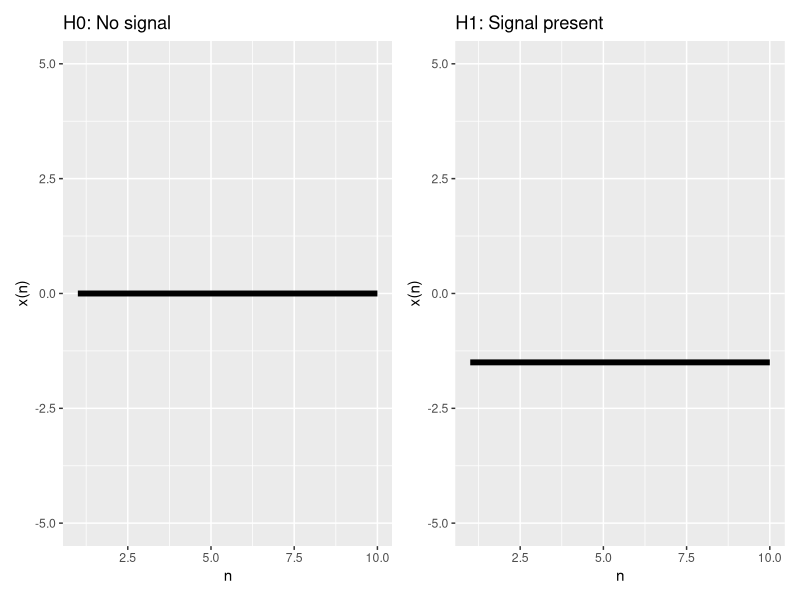
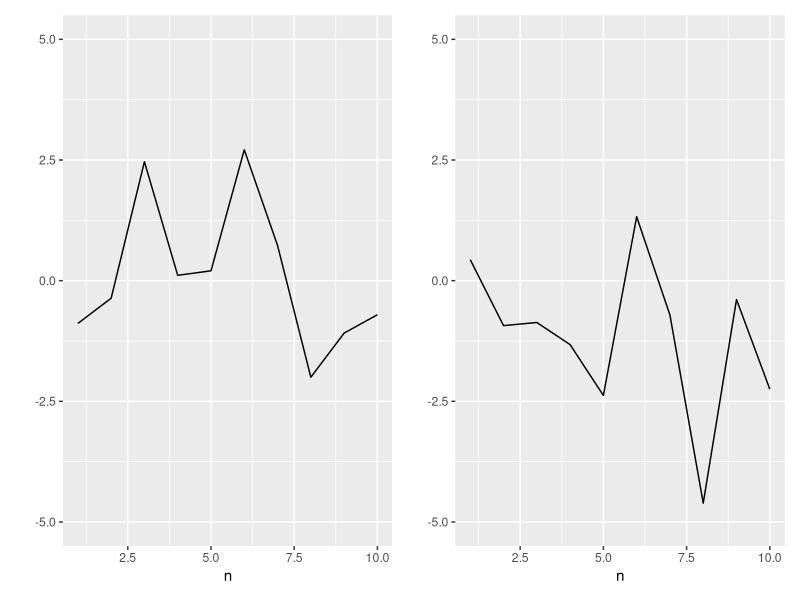
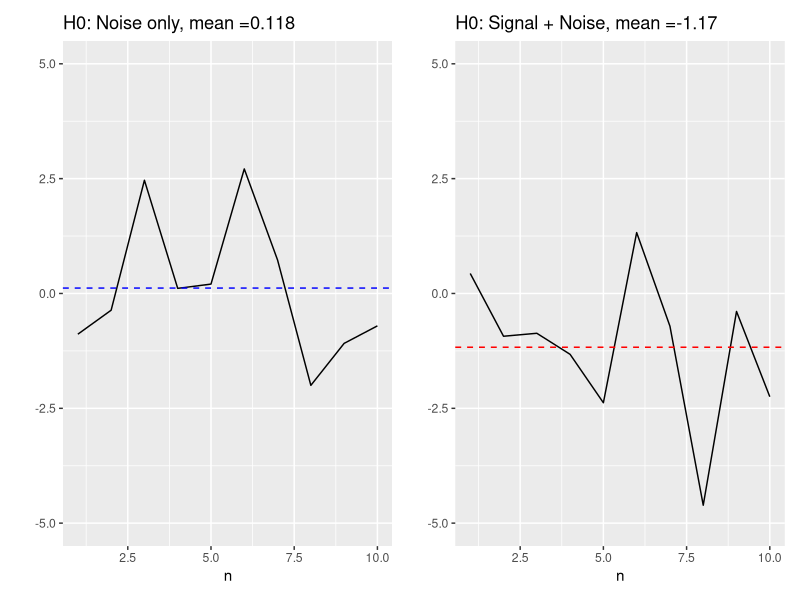
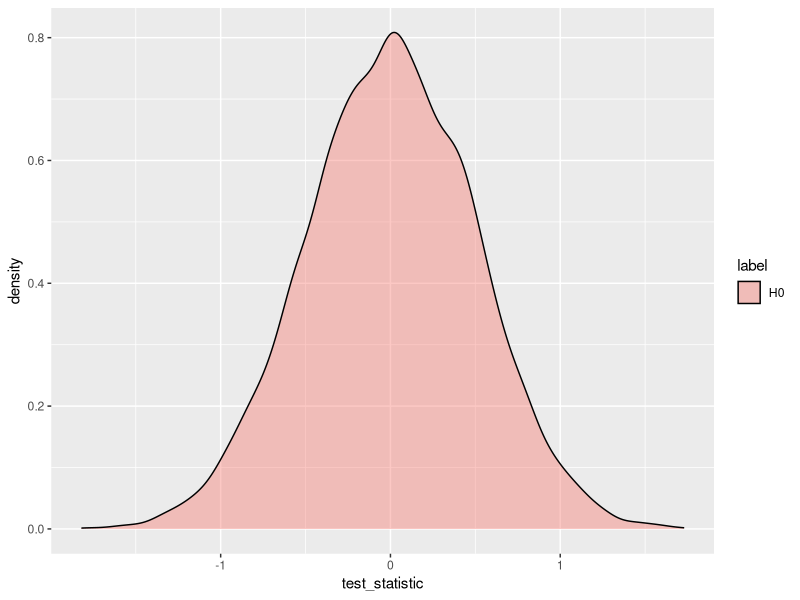
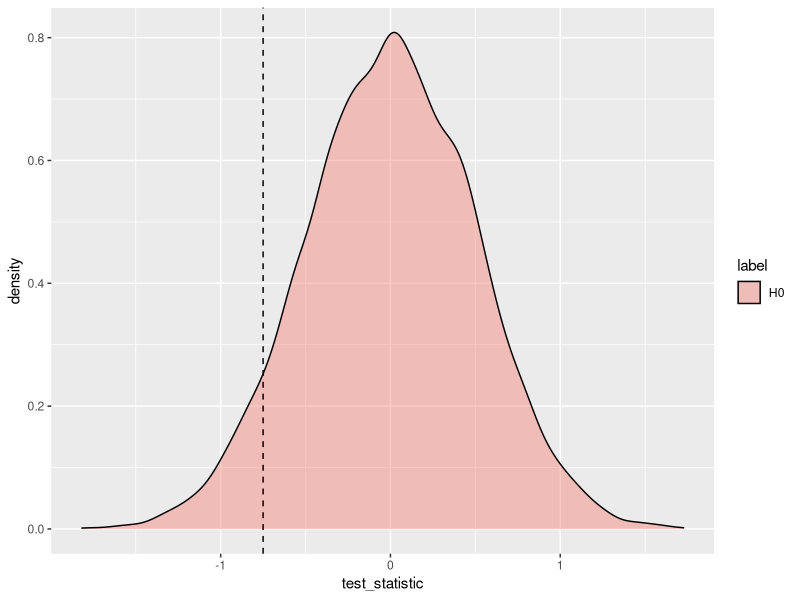
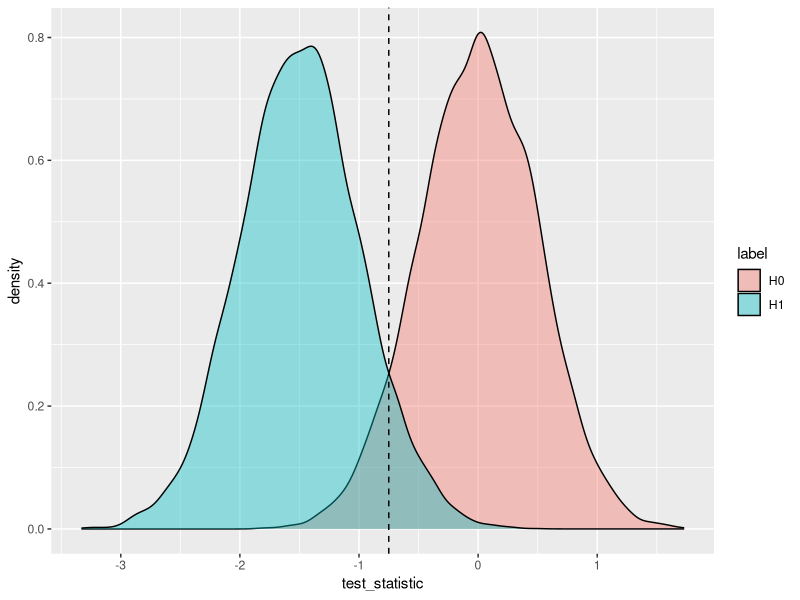
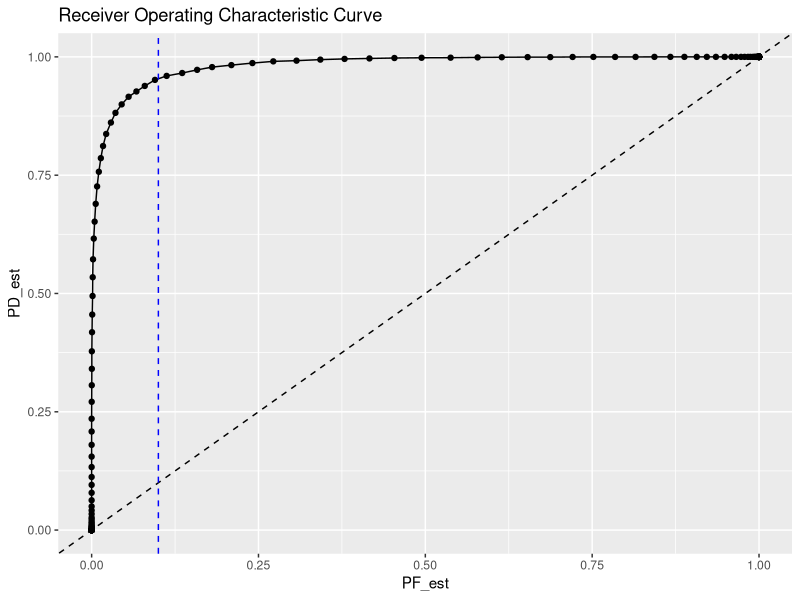

Here is the R script that generated these plots, in order:
## ---- chunk 1
library(tidyverse)
library(ggplot2)
library(patchwork)

## ---- chunk 2
# Signal model
A <- -1.5
k <- 10

s <- rep(A, k)
dat <- data.frame('n' = seq(1, k), 's' = s)
## ---- chunk 3
ylimits <- c(-5,5)
p1 <- ggplot(dat, aes(x=n, y = 0)) + geom_line(linewidth = 2) + ylim(ylimits) + 
  ylab('x(n)') + xlab('n') + ggtitle('H0: No signal')

p2 <- ggplot(dat, aes(x=n, y = A)) + geom_line(linewidth = 2) + ylim(ylimits) + 
  ylab('x(n)') + xlab('n') + ggtitle('H1: Signal present')

p1 + p2

## ---- chunk 4
# Noise model: W ~ N(0, 1)
mu_w <- 0
var_w <- 2.5
sd_w <- sqrt(var_w)

set.seed(123)
w <- rnorm(k, mean = mu_w, sd = sd_w)

dat <- dat %>% bind_cols('w' = w)

# Signal + noise
x <- s + rnorm(k, mean = mu_w, sd = sd_w)
dat <- dat %>% bind_cols('x' = x)

## ---- chunk 5
p1 <- ggplot(dat, aes(x=n, y = w)) + geom_line() + ylim(ylimits) +
  ylab('')
#+
#  ggtitle("H0: Noise only")
p2 <- ggplot(dat, aes(x=n, y = x)) + geom_line() + ylim(ylimits) +
  ylab('')
#+ 
 # ggtitle("H1: Signal + Noise")
p1 + p2

## ---- chunk 6
dat %>% select(w, x) %>% colMeans()

## ---- chunk 7
dat <- dat %>% 
  bind_cols('mean_w' = dat %>% pull(w) %>% mean()) %>%
  bind_cols('mean_x' = dat %>% pull(x) %>% mean())

## ---- chunk 8
p1 <- p1 + geom_hline(yintercept = dat %>% pull(w) %>% mean(),
                      linetype = 'dashed', col = "blue") +
  ggtitle(paste0("H0: Noise only, ", 'mean =', 
                   dat %>% pull(w) %>% mean() %>%
                   round(., digits = 3))) +
  ylim(ylimits) 

p2 <- p2 + geom_hline(yintercept = dat %>% pull(x) %>% mean(),
                      linetype = 'dashed', col = "red") +
  ggtitle(paste0("H0: Signal + Noise, ", 'mean =', 
                   dat %>% pull(x) %>% mean() %>%
                   round(., digits = 3))) +
  ylim(ylimits) 

p1 + p2

## ---- chunk 9

# number of MonteCarlo trials
repM <- 10000 

# Signal model
A = -1.5
k <- 10
s <- rep(A, k)
dat <- data.frame('n' = seq(1, k), 's' = s)

# Noise model
mu_w <- 0
var_w <- 2.5
sd_w <- sqrt(var_w)

#w <- rnorm(k, mean = mu_w, sd = sd_w)
#dat <- dat %>% bind_cols('w' = w)

# Signal + noise
#x <- s + rnorm(k, mean = mu_w, sd = sd_w)
#dat <- dat %>% bind_cols('x' = x)
#dat <- data.frame('n' = seq(1, k), 's' = s)


# Simulate H0 case repM times: estimate PF
test_statistic_h0 = NA
for(iM in 1:repM){
  w <- rnorm(k, mean = mu_w, sd = sd_w)
  test_statistic_h0[iM] <- mean(w)
}

# Simulate H1 case repM times: estimate PD
test_statistic_h1 = NA
for(iM in 1:repM){
  x <- A + rnorm(k, mean = mu_w, sd = sd_w)
  test_statistic_h1[iM] <- mean(x)
}

dat_sim <- 
  data.frame('test_statistic' = test_statistic_h0, 
             'label' = 'H0') %>% 
  bind_rows(data.frame('test_statistic' = test_statistic_h1, 
                       'label' = 'H1')) %>%
  mutate(
    A = A
  )

#write.csv(dat_sim, 'dat_sim_A_1.csv', row.names = F)

## ---- chunk 10
ggplot(data = dat_sim %>% filter(label == 'H0'), aes(x=test_statistic, fill = label)) + 
  geom_density(alpha = 0.4) 

## ---- chunk 11
th <- A/2

ggplot(data = dat_sim %>% filter(label == 'H0'), aes(x=test_statistic, fill = label)) + 
  geom_density(alpha = 0.4) + 
  geom_vline(xintercept = th, linetype = 'dashed')

## ---- chunk 12
pf_est <- sum(test_statistic_h0 < th)/repM
pf_est
## ---- chunk 13
ggplot(data = dat_sim, aes(x=test_statistic, fill = label)) + 
  geom_density(alpha = 0.4) + 
  geom_vline(xintercept = th, linetype = 'dashed')

## ---- chunk 14
pd_est <- sum(test_statistic_h1 < th)/repM
pd_est

## ---- chunk 15
aTh <- seq(-5, 5, by = 0.05)
PD_est <- NA
PF_est <- NA

for(i in 1:length(aTh)){
  th <- aTh[i]
  PD_est[i] <- sum(test_statistic_h1 < th)/repM
  PF_est[i] <- sum(test_statistic_h0 < th)/repM
}


dat_perf <- data.frame('th'=aTh, 'PF_est' = PF_est, 'PD_est' = PD_est)

ggplot(data = dat_perf,
       aes(x = PF_est, y = PD_est)) + 
  geom_line() + geom_point() +
  geom_abline(linetype = 'dashed') + 
  ggtitle('Receiver Operating Characteristic Curve') + 
  geom_vline(xintercept = 0.1, linetype = 'dashed', color = "blue")

## ---- chunk 16
dat_perf %>% dplyr::filter(PF_est <= 0.1) %>%
  dplyr::arrange(PF_est) %>%
  last()

